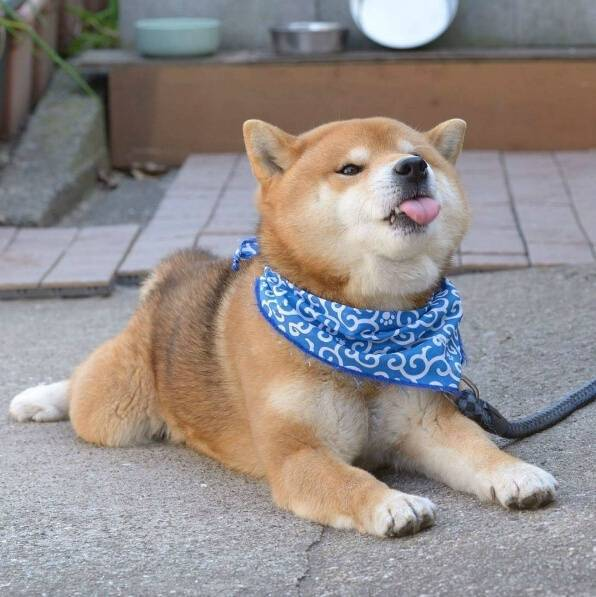
%> input picture 实验一/dog.jpg, 596 x 597 px
$ octave onepp.m   (GNU Octave 9; MATLAB toolbox functions it lacks are replaced by stand-ins)
%> lines starting %> are read from the running program, lines starting %| are printed output that depends on the picture
%读入原始图像并显示
image_original=imread('dog.jpg');
%> image_original is the input picture: size 597x596x3 uint8; mean R, G, B 147.4, 140.5, 138.8
figure(1)
subplot(2,4,1);
imshow(image_original);
title('原输入图像');
axis square;

%生成含高斯噪声图像并显示
pp=0.05;
image_gaosi_noise=imnoise(image_original,'gaussian',0,pp);
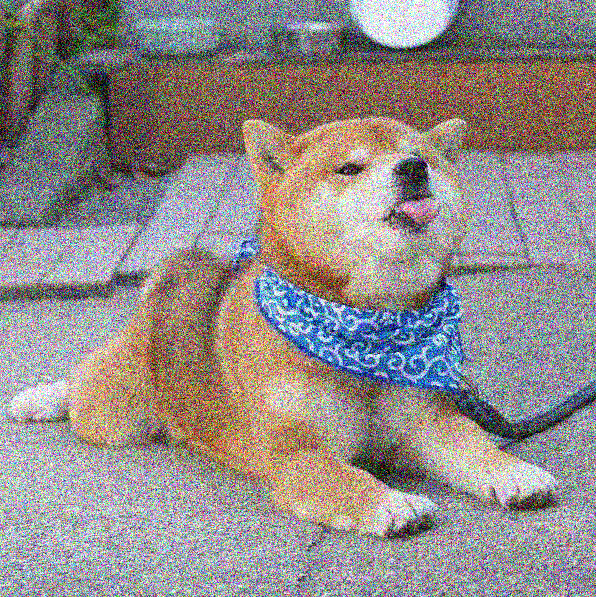
%> image_gaosi_noise: size 597x596x3 uint8; mean R, G, B 146.1, 139.6, 137.7

h_gaosi1=fspecial('gaussian',3,1);
image_gaosi_noise_after2=imfilter(image_gaosi_noise,h_gaosi1);
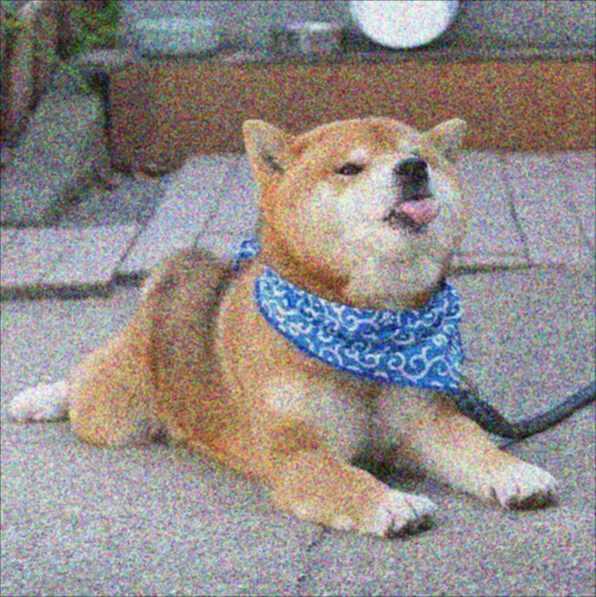
%> image_gaosi_noise_after2: size 597x596x3 uint8; mean R, G, B 145.8, 139.4, 137.4
subplot(2,4,3);
imshow(image_gaosi_noise_after2);title('高斯平滑去高斯噪声效果');
axis square;

r=0:255;
bh=image_gaosi_noise_after2(:);
pu=hist(bh,r);
%> pu = 256 values, max 9650 at index 162, min 0 at index 1, mean 4169.7
pgr3=pu/length(bh);
%> pgr3 = 256 values, max 0.00904 at index 162, min 0 at index 1, mean 0.00391
subplot(247);bar(pgr3);title('高斯平滑去高斯噪声后的直方图');
%> after `title('高斯平滑去高斯噪声后的直方图')`:
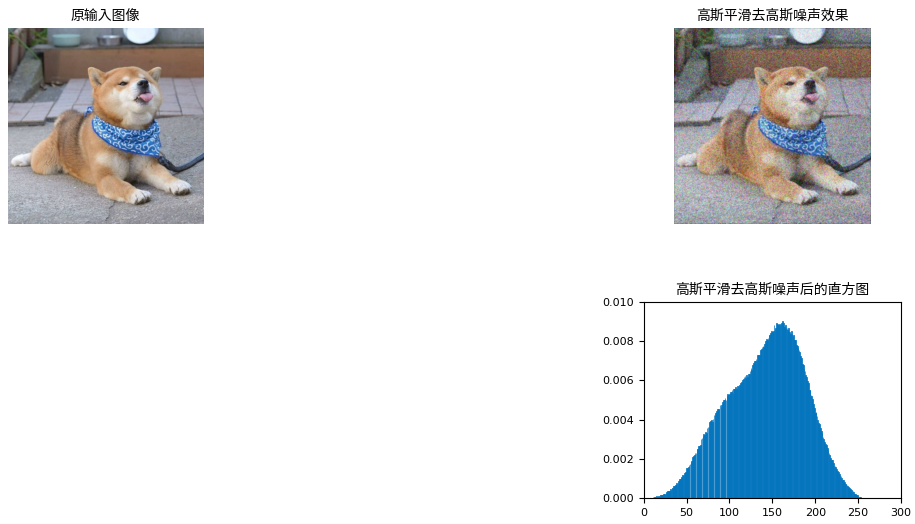
%> figure redrawn from the program's plot data, 3 panels
